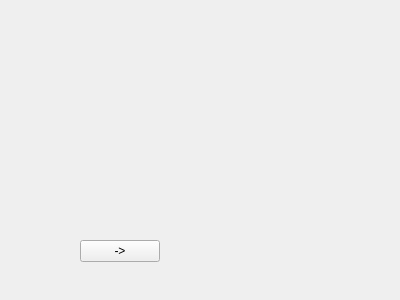
<?xml version="1.0" encoding="UTF-8"?>
<ui version="4.0">
 <class>Widget</class>
 <widget class="QWidget" name="Widget">
  <property name="geometry">
   <rect>
    <x>0</x>
    <y>0</y>
    <width>400</width>
    <height>300</height>
   </rect>
  </property>
  <property name="windowTitle">
   <string>Widget</string>
  </property>
  <widget class="QPushButton" name="pushButton">
   <property name="geometry">
    <rect>
     <x>80</x>
     <y>240</y>
     <width>80</width>
     <height>22</height>
    </rect>
   </property>
   <property name="text">
    <string>-&gt;</string>
   </property>
  </widget>
 </widget>
 <layoutdefault spacing="6" margin="11"/>
 <resources/>
 <connections/>
</ui>
